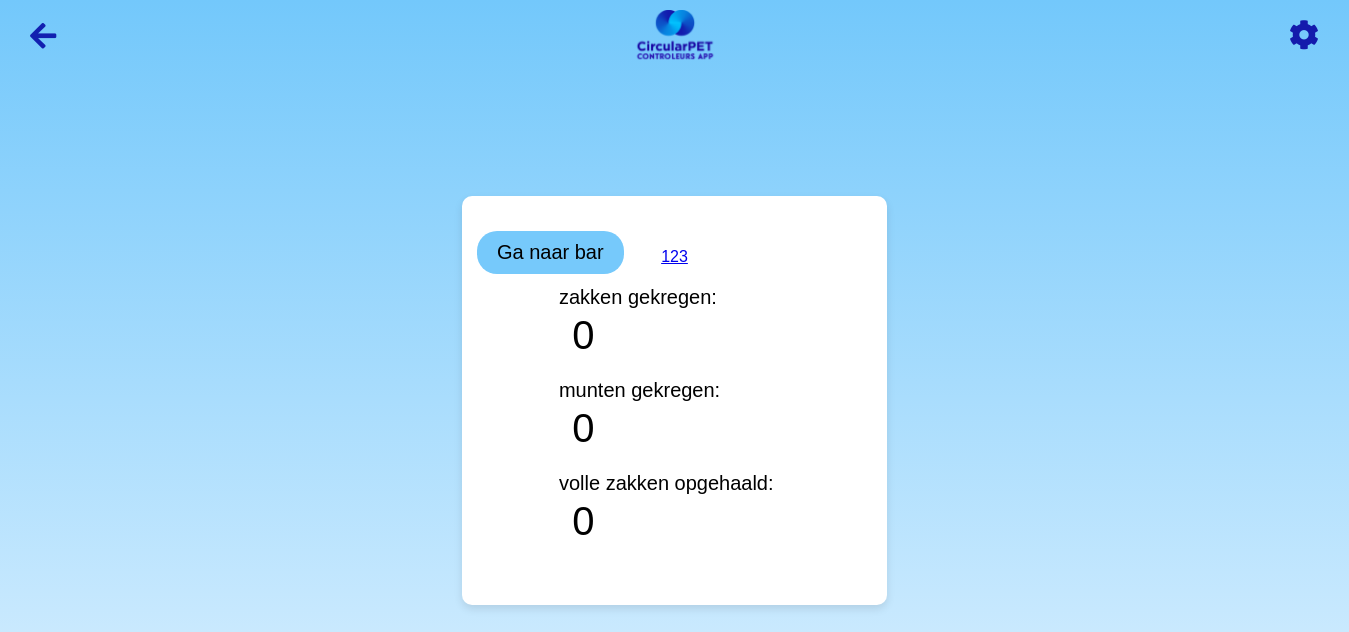
Before: /bar/1 with the older database file.
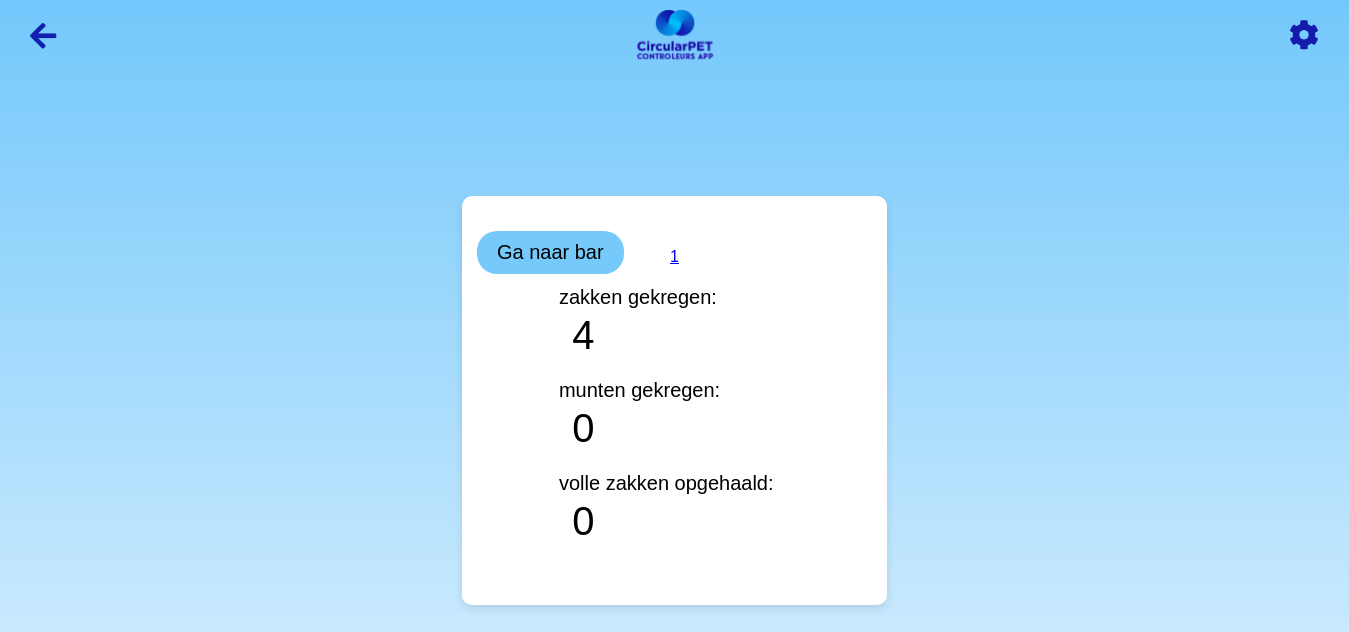
After: the same page with the newer database file.
### app.py (models this page shows, shortened)
class Bar(db.Model):
    id = db.Column(db.Integer, primary_key=True)
    zakken_gekregen = db.Column(db.Integer, default=0)
    munten_gekregen = db.Column(db.Integer, default=0)
    volle_zakken_opgehaald = db.Column(db.Integer, default=0)
    url = db.Column(db.String)  # Add this line
    link = db.Column(db.String)  # Add this line
    id = db.Column(db.Integer, primary_key=True)
    name = db.Column(db.String(120), unique=True, nullable=False)
    zakken = db.Column(db.Integer, nullable=False, default=0)
    bekers = db.Column(db.Integer, nullable=False, default=0)
    location_id = db.Column(db.Integer, db.ForeignKey('location.id'), nullable=False)
    location = db.relationship('Location', backref=db.backref('bars', lazy=True))

### app.py (the view)
@app.route('/bar/<int:bar_id>', methods=['GET', 'POST'])
def bar(bar_id):
    session['bar_id'] = bar_id  # Store bar_id in session
    bar = Bar.query.get_or_404(bar_id)  # Fetch the specific bar or return 404
    user = User.query.get_or_404(bar.location.users[0].id)  # Fetch the first user of the bar's location
    if request.method == 'POST':
        return redirect(url_for('bar', bar_id=bar_id))
    link = bar.link if bar.link else Bar.query.first().link  # Fallback to the first bar's link if none set.
    return render_template('bar.html', bar=bar, link=link, user=user)

### templates/bar.html (shortened to what this page needs)
<!DOCTYPE html>
<html lang="en">
<head>
    <link rel="stylesheet" href="{{ url_for('static', filename='main.css') }}">
    <link rel="stylesheet" href="https://cdnjs.cloudflare.com/ajax/libs/font-awesome/4.7.0/css/font-awesome.min.css">
    <link rel="stylesheet" href="https://cdnjs.cloudflare.com/ajax/libs/font-awesome/5.15.3/css/all.min.css">
</head>
<body>
        <img src="{{ url_for('static', filename='logo.png') }}" alt="CircularPET Logo" class="logo2">
        <a href="javascript:history.back()" class="back-button"><i class="fas fa-arrow-left"></i></a>
        <i id="gear-icon" class="fa fa-cog gear-icon-container"></i>
    <div class="cube-container">
        <div class="cube user-cube">
            <a href="{{ url_for('bar', user_id=user.id, bar_id=bar.id) }}">{{ bar.name }}</a>
            <a href="{{ bar.link }}" class="btn btn-primary">Ga naar bar</a>
                <form method="POST" style="width: 60%;">
                    <div class="meer">
                        <label  for="zakkenInput">zakken gekregen:</label>
                        <div class="input-group-form">
                            <input type="number" id="zakken_gekregenInput" name="zakken_gekregen"
                                value="{{ bar.zakken_gekregen }}" style=" -moz-appearance: textfield;">
                        </div>
                    </div>
                    <div class="meer">
                        <label  for="muntenInput">munten gekregen:</label>
                        <div class="input-group-form">
                            <input type="number" id="munten_gekregenInput" name="munten_gekregen"
                                value="{{ bar.munten_gekregen }}" style="-moz-appearance: textfield;" >
                        </div>
                    </div>
                    <div class="meer">
                        <label for="volleZakkenInput">volle zakken opgehaald:</label>
                        <div class="input-group-form">
                            <input type="number" id="volle_zakken_opgehaaldInput" name="volle_zakken_opgehaald"
                                value="{{ bar.volle_zakken_opgehaald }}" style=" -moz-appearance: textfield;">
                        </div>
                    </div>
                </form>
            </div>
        </div>
</body>
</html>

### static/main.css (style rules this page uses)
body { font-family: 'Arial', sans-serif; background: linear-gradient(to bottom, #73c8fb 0%, #e0f2ff 100%); margin: 0; padding: 0; display: flex; height: 100vh; align-items: center; justify-content: center; }
.meer { width: 200%; }
.btn.btn-primary { padding: 10px 20px; margin: 15px; position: absolute; left: 0; background-color: #76C9FB; border-radius: 20px; color: black; text-decoration: none; font-size: 20px; }
.back-button { position: fixed; top: 10px; left: 10px; background-color: transparent; color: #1220B0; text-decoration: none; padding: 10px 20px; border-radius: 5px; font-size: 30px; }
.input-group-form { width: 70vw; border-radius: 20px; color: rgba(128, 128, 128, 0.274); margin: 3px 0px 20px 0px; justify-content: center; }
.meer label { font-size: 20px; }
#zakken_gekregenInput, #munten_gekregenInput, #volle_zakken_opgehaaldInput { border: none; font-size: 40px; width: 60px !important; overflow: auto; text-align: center; border-radius: 20px; }
#gear-icon { font-size: 30px; }
.logo2 { position: absolute; top: 10px; width: 90px; position: fixed; }
.gear-icon-container { position: fixed; top: 20px; right: 20px; cursor: pointer; font-size: 24px; color: #141AAC; font-size: 30px; padding: 10px 20px; margin-top: -10px; margin-right: -10px; }
::placeholder { color: #888; }
form { background: #fff; padding: 20px; border-radius: 10px; display: inline-block; }
form label, form select, form input[type="submit"] { font-size: 1em; }
.cube-container { display: flex; flex-wrap: wrap; gap: 20px; justify-content: center; position: relative; }
.cube { background-color: #fff; padding: 20px; border-radius: 10px; box-shadow: 0 4px 8px rgba(0, 0, 0, 0.1); display: flex; flex-direction: column; align-items: center; }
.user-cube, .location-cube { width: calc(33vw - 20px); box-sizing: border-box; }

Changed rows visible on the page:
changed Bar: name "123" → "1"; zakken_gekregen "0" → "4"
